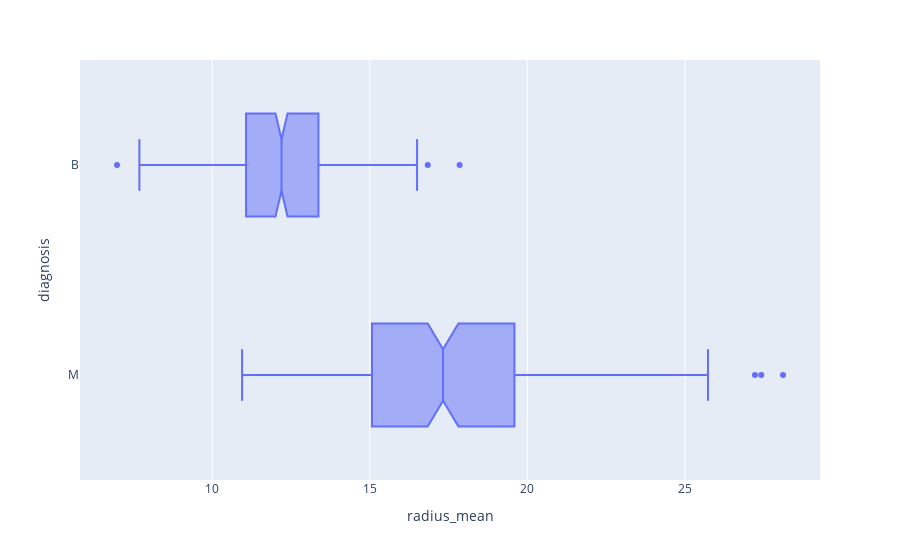

Notebook source saved alongside this figure:
### Code cell
plotly_xy_boxplot(data,"radius_mean","diagnosis")

### Figure 1 — Plotly figure (JSON) as saved in the notebook; plotly's stock layout.template omitted (floating-point values rounded to 4 significant figures; data arrays with more than 128 entries replaced by an {"elided": "..."} marker saying what was removed)
{"data": [{"alignmentgroup": "True", "hovertemplate": "radius_mean=%{x}<br>diagnosis=%{y}<extra></extra>", "legendgroup": "", "marker": {"color": "#636efa"}, "name": "", "notched": true, "offsetgroup": "", "orientation": "h", "showlegend": false, "type": "box", "x": {"elided": "569 float values"}, "x0": " ", "xaxis": "x", "y": {"elided": "569 str values"}, "y0": " ", "yaxis": "y"}], "layout": {"boxmode": "group", "legend": {"tracegroupgap": 0}, "margin": {"t": 60}, "xaxis": {"anchor": "y", "domain": [0, 1], "title": {"text": "radius_mean"}}, "yaxis": {"anchor": "x", "domain": [0, 1], "title": {"text": "diagnosis"}}}}
